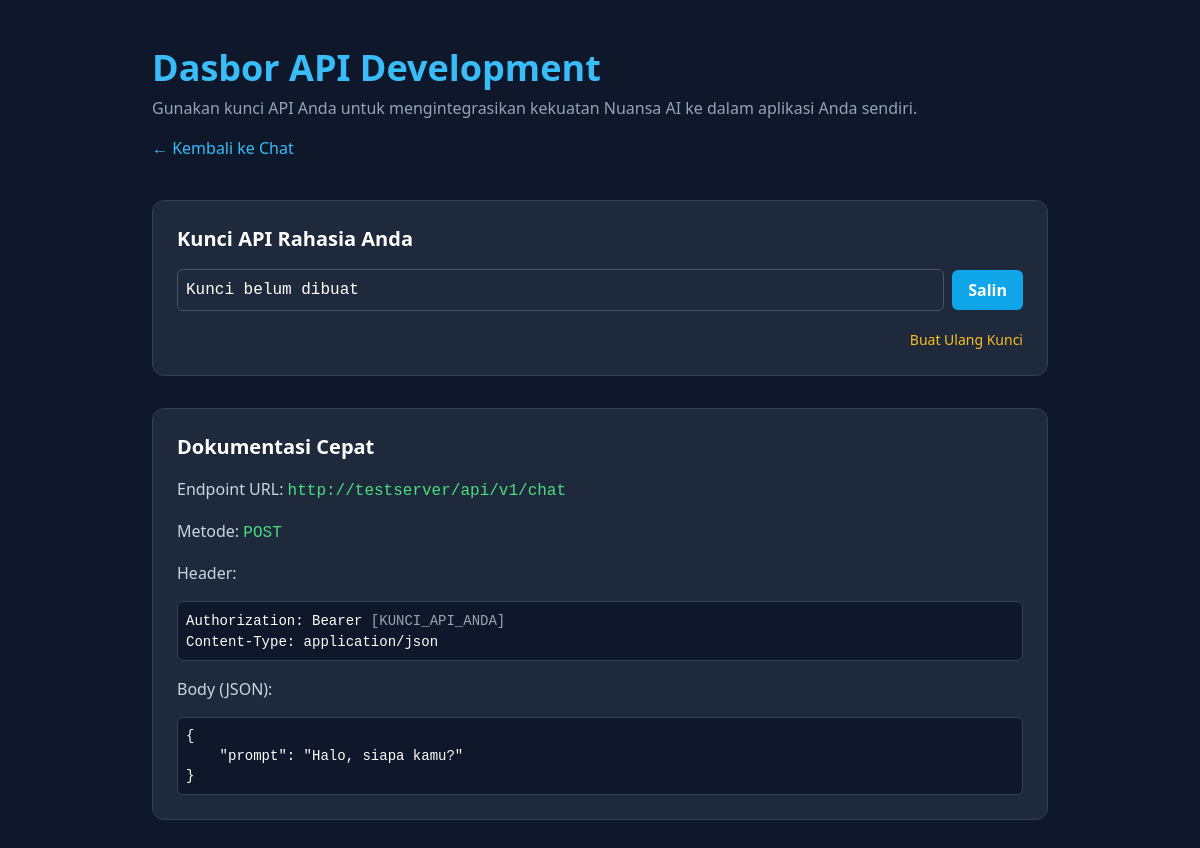
Page /dashboard (signed in) on the earlier database version.
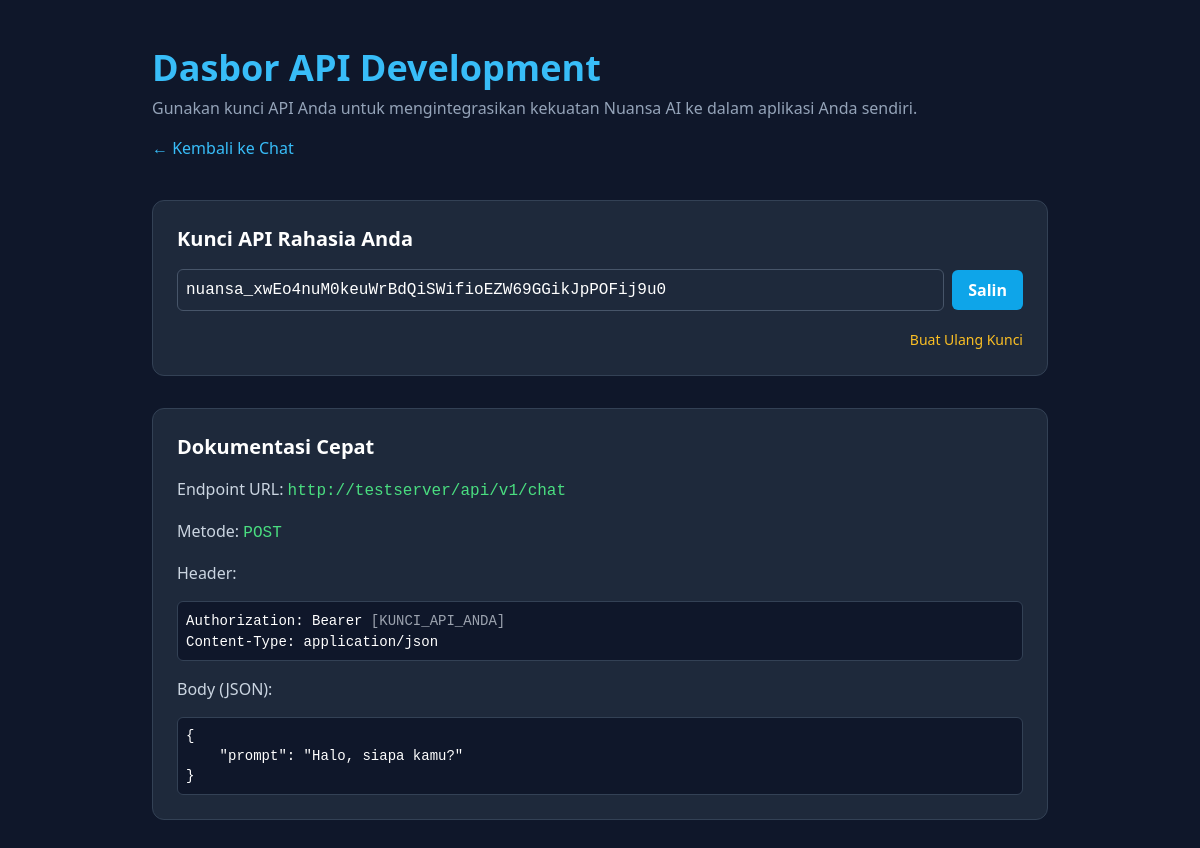
Same page on the later database version.
### app.py (models this page shows)
class User(db.Model):
    id = db.Column(db.String(100), primary_key=True)
    name = db.Column(db.String(100), nullable=False)
    email = db.Column(db.String(100), unique=True, nullable=False)
    picture = db.Column(db.String(255))
    subscription_plan = db.Column(db.String(50), default='Gratis', nullable=False)
    api_key = db.Column(db.String(255), unique=True, nullable=True)
    tokens_used_today = db.Column(db.Integer, default=0)
    last_request_date = db.Column(db.Date, default=datetime.date.today)

### app.py (the view)
@app.route('/dashboard')
def dashboard():
    if 'user_id' not in session: return redirect(url_for('show_login_page'))
    user = User.query.get(session['user_id'])
    if user.subscription_plan != 'Pro': return redirect(url_for('pricing'))
    return render_template('dashboard.html', user=user)

### templates/dashboard.html (shortened to what this page needs)
<!DOCTYPE html>
<html lang="id">
<head>
    <script src="https://cdn.tailwindcss.com"></script>
</head>
<body class="bg-slate-900 text-white font-sans min-h-screen">
    <div class="container mx-auto px-4 py-12">
        <header class="max-w-4xl mx-auto mb-10">
            <h1 class="text-4xl font-bold text-sky-400">Dasbor API Development</h1>
            <p class="text-slate-400 mt-2">Gunakan kunci API Anda untuk mengintegrasikan kekuatan Nuansa AI ke dalam aplikasi Anda sendiri.</p>
            <a href="{{ url_for('index') }}" class="text-sky-400 hover:text-sky-300 mt-4 inline-block">&larr; Kembali ke Chat</a>
        </header>
        <div class="max-w-4xl mx-auto space-y-8">
            <div class="bg-slate-800 border border-slate-700 rounded-xl p-6">
                <h2 class="text-xl font-semibold mb-4">Kunci API Rahasia Anda</h2>
                <div class="flex items-center gap-2">
                    <input id="api-key-input" type="text" class="api-key-input w-full p-2 rounded-md border border-slate-600" value="{{ user.api_key or 'Kunci belum dibuat' }}" readonly>
                    <button id="copy-key-btn" class="bg-sky-500 font-semibold py-2 px-4 rounded-md hover:bg-sky-600 transition">Salin</button>
                </div>
                <div class="mt-4 flex justify-end">
                    <form action="{{ url_for('regenerate_api_key') }}" method="POST" onsubmit="return confirm('Apakah Anda yakin? Kunci API lama Anda akan segera tidak valid.');">
                        <button type="submit" class="text-sm text-amber-400 hover:text-amber-300">Buat Ulang Kunci</button>
                    </form>
                </div>
            </div>
            <div class="bg-slate-800 border border-slate-700 rounded-xl p-6">
                <h2 class="text-xl font-semibold mb-4">Dokumentasi Cepat</h2>
                <div class="space-y-4">
                    <p><strong class="font-medium text-slate-300">Endpoint URL:</strong> <code class="text-green-400">{{ request.url_root }}api/v1/chat</code></p>
                    <p><strong class="font-medium text-slate-300">Metode:</strong> <code class="text-green-400">POST</code></p>
                    <p><strong class="font-medium text-slate-300">Header:</strong></p>
                    <div class="code-block p-2 rounded-md text-sm"><code>Authorization: Bearer <span class="text-gray-400">[KUNCI_API_ANDA]</span></code><br><code>Content-Type: application/json</code></div>
                    <p><strong class="font-medium text-slate-300">Body (JSON):</strong></p>
                    <div class="code-block p-2 rounded-md text-sm"><pre><code>{
    "prompt": "Halo, siapa kamu?"
}</code></pre></div>
                </div>
            </div>
        </div>
    </div>
</body>
</html>

### templates/dashboard.html (style rules this page uses)
.api-key-input { background-color: #1e293b; font-family: 'Courier New', Courier, monospace; }
.code-block { background-color: #0f172a; border: 1px solid #334155; }

Differences in the rows shown:
changed User: api_key "Kunci belum dibuat" → "nuansa_xwEo4nuM0keuWrBdQiSWifioEZW69GGikJpPOFij9u0"
